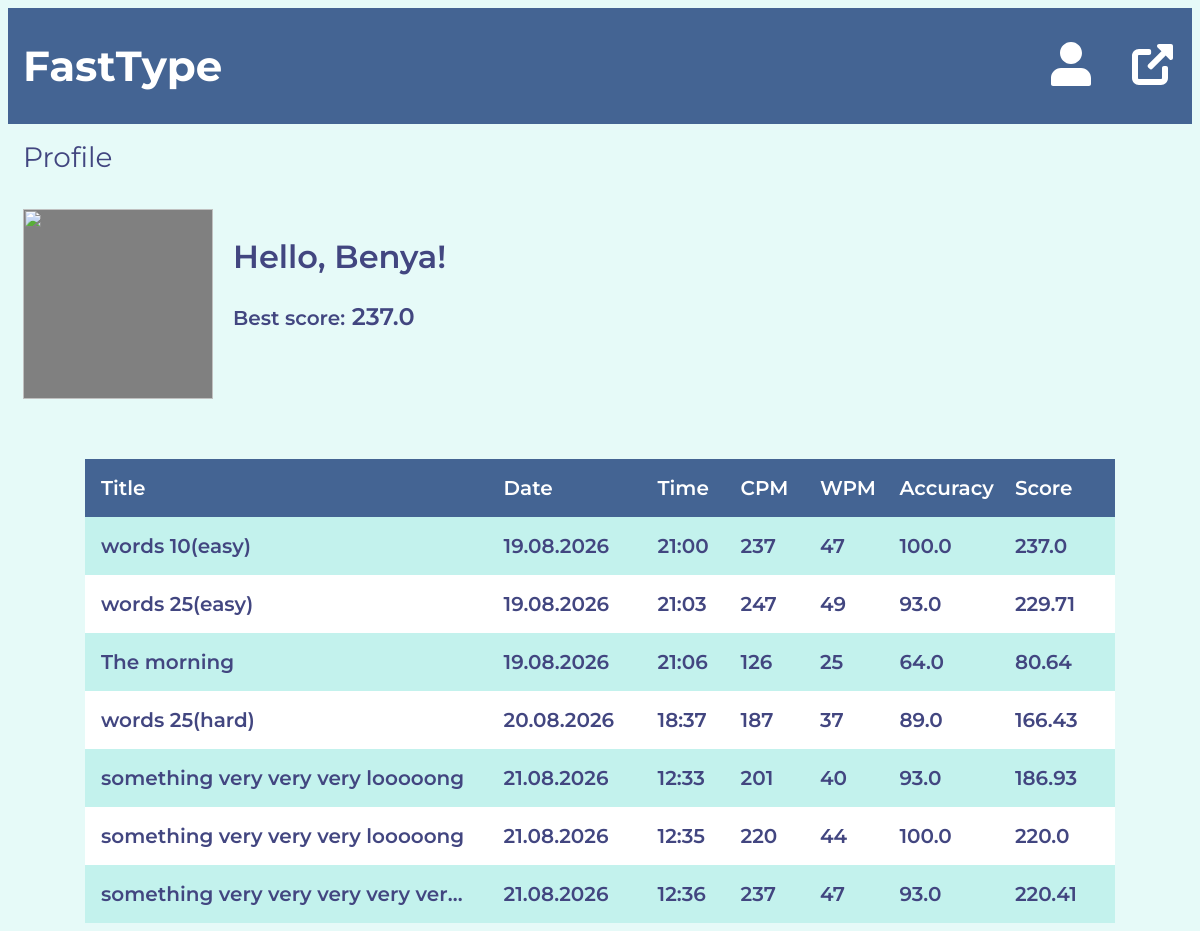
The page /profile/1 (signed in) on the database as committed earlier.
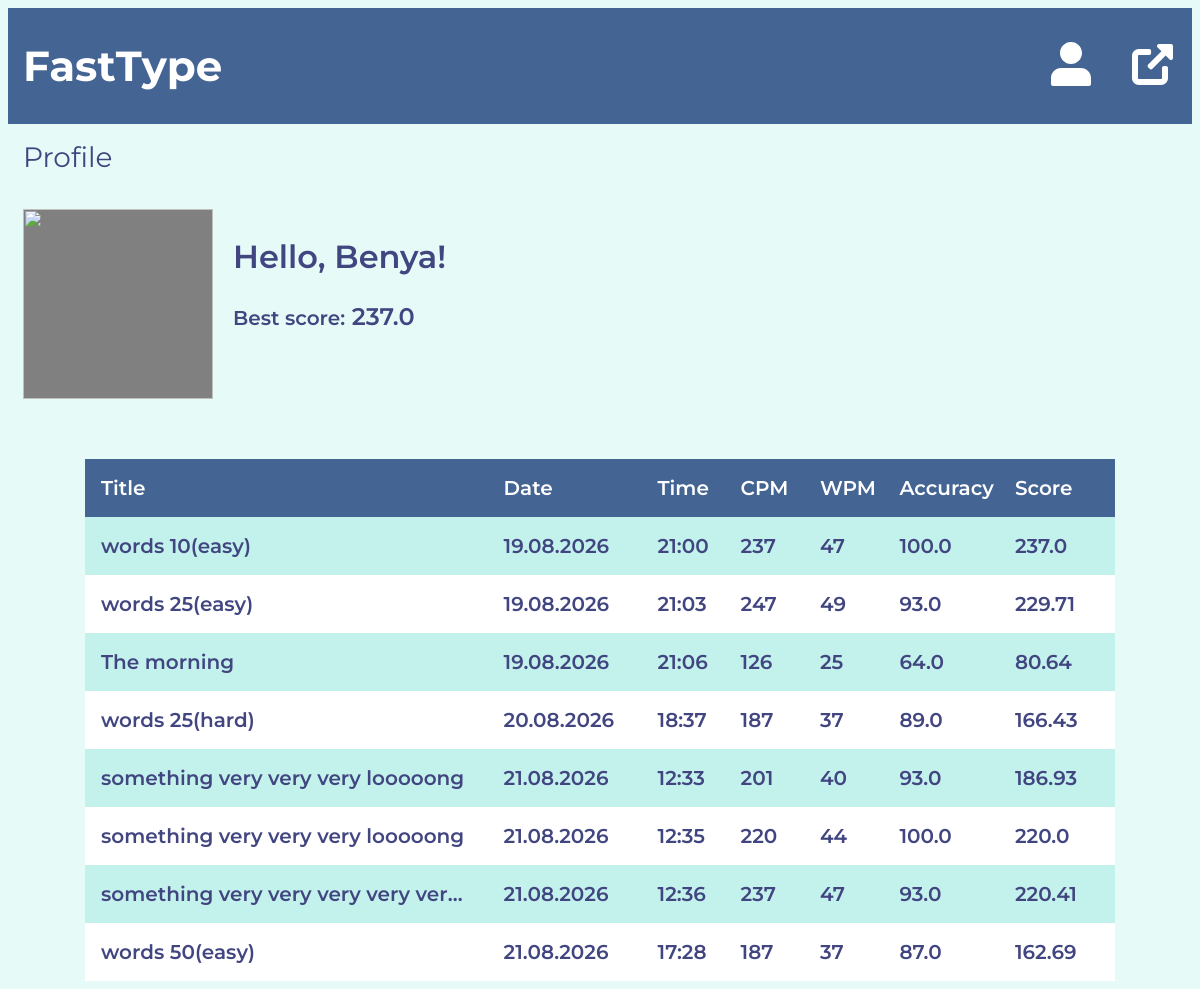
The same page on the database as committed later.
### models.py (models this page shows)
class BaseModel(Model):
    class Meta:
        database = db

class PersonalHistory(BaseModel):
    text_title = CharField()
    cpm = IntegerField()
    accuracy = FloatField()
    completed_at = DateTimeField(default= datetime.now)
    user = ForeignKeyField(User, backref="personal_history")
    @property
    def score(self):
        return calculate_score(self.cpm, self.accuracy)
    @property
    def wpm(self):
        return round(self.cpm / 5)
    @property
    def formatted_date(self):
        return self.completed_at.strftime('%d.%m.%Y')
    @property
    def formatted_time(self):
        return self.completed_at.strftime('%H:%M')

### profiles/route.py (the view)
@profiles_bp.route('/profile/<user_id>')
def profile(user_id):
    if not is_logged():
        return redirect('text.index')
    user = get_user_by_id(user_id)
    best_score = get_max_score(user_id)
    personal_history = list(get_personal_history(user_id))
    return render_template('profiles/profile.html',
                           user_name= user.name,
                           best_score= best_score if best_score else '0000',
                           history= personal_history
                           )

### action_db.py (called while the page is built)
def get_user_by_id(user_id) -> User:
    return User.get(User.id == user_id)

def get_personal_history(user_id: int):
    return PersonalHistory.select().where(PersonalHistory.user == user_id)

def get_max_score(user_id: int):
    history = PersonalHistory.select().where(PersonalHistory.user == user_id)
    return max((record.score for record in history), default= 0)

### utils.py (called while the page is built)
def calculate_score(cpm: int, accuracy: int)-> float:
    return round(cpm * accuracy / 100, 2)

def is_logged():
    return 'user' in session

### profiles/templates/profiles/profile.html (shortened to what this page needs)
{% extends "base.html" %}
{% block style %}
<link rel="stylesheet" href="{{ url_for('static', filename='css/profile.css') }}">
{% endblock %}
{% block main_content %}
<h1 class="title">Profile</h1>
<div class="profile__top">
  <img src="" alt="" class="profile__img" />
  <div class="progress">
    <p class="greet">
      Hello, {{ user_name }}!
    </p>
    <p class="record">
      <span class="record-span">Best score:</span> {{ best_score }}
    </p>
  </div>
</div>
{% if history %}
<table class="history">
  <thead>
    <tr class="history__head">
      <th class="history__text history__text--columns">Title</th>
      <th class="history__text history__text--columns">Date</th>
      <th class="history__text history__text--columns">Time</th>
      <th class="history__text history__text--columns">CPM</th>
      <th class="history__text history__text--columns">WPM</th>
      <th class="history__text history__text--columns">Accuracy</th>
      <th class="history__text history__text--columns">Score</th>
    </tr>
  </thead>
  <tbody>
    {% for record in history %}
    <tr class="history__body">
      <td class="history__text history__text--data">{{ record.text_title }}</td>
      <td class="history__text history__text--data">{{ record.formatted_date }}</td>
      <td class="history__text history__text--data">{{ record.formatted_time }}</td>
      <td class="history__text history__text--data">{{ record.cpm }}</td>
      <td class="history__text history__text--data">{{ record.wpm }}</td>
      <td class="history__text history__text--data">{{ record.accuracy }}</td>
      <td class="history__text history__text--data">{{ record.score }}</td>
    </tr>
    {% endfor %}
  </tbody>
</table>
{% endif %}
{% endblock %}

Rows that differ between the two databases and show on the page:
added PersonalHistory: text_title "words 50(easy)", formatted_date "21.08.2026", formatted_time "17:28", cpm "187", wpm "37", accuracy "87.0", score "162.69"
